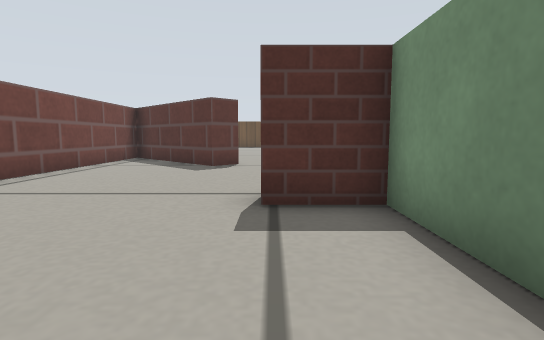
[1] (above)

20 first-person views from a walk through a world built for the Gazebo simulator. The camera is 0.18 m above the floor, tilts 6° down and sees 80° across. The floor is counted in squares, 0.2 m on a side. Each view is taken from the middle of a square. On the plan, view 1 faces up. The plan holds only what a view shows up to about 12 squares ahead; the rest is blank. Gazebo's built-in surfaces are drawn with simple patterns.

[2]
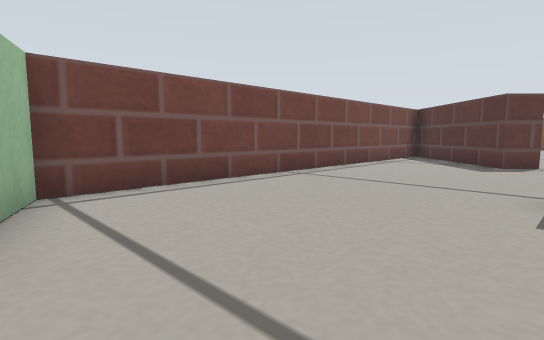

[3]
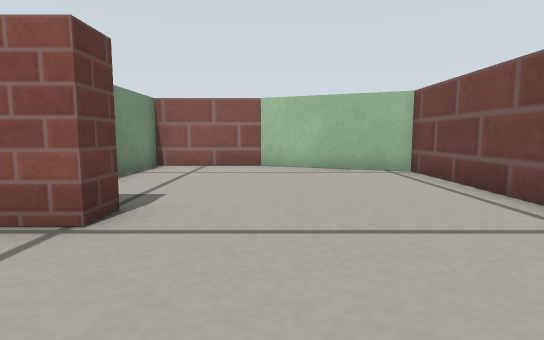

[4]
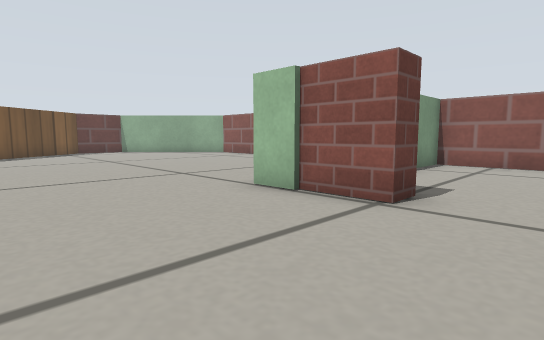

[5]
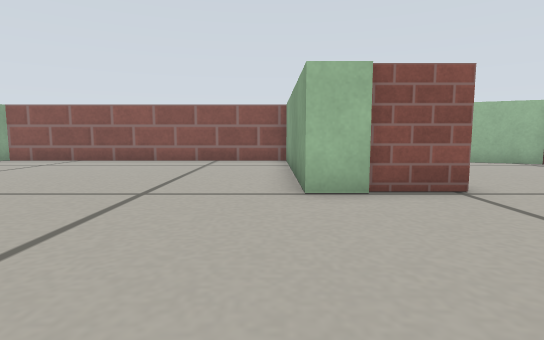

[6]
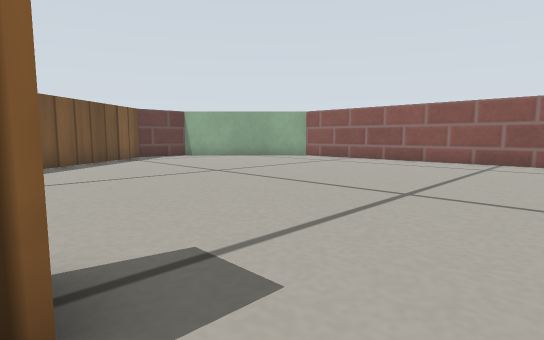

[7]
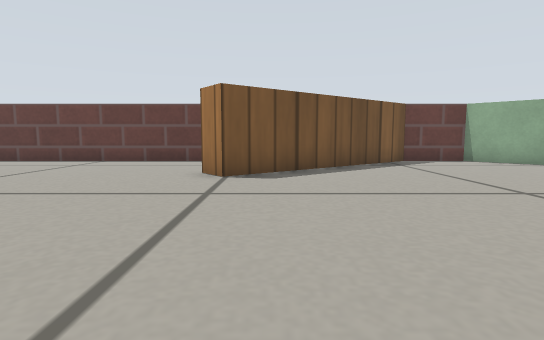

[8]
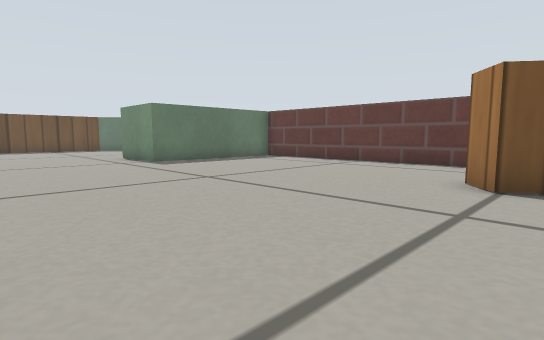

[9]
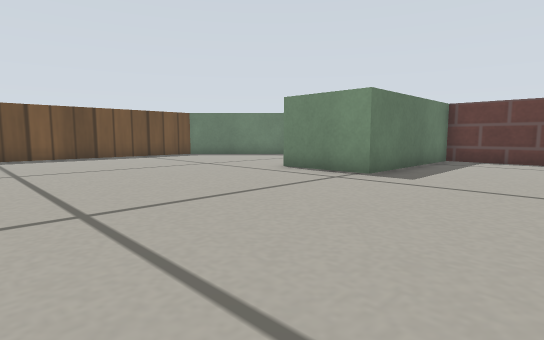

[10]
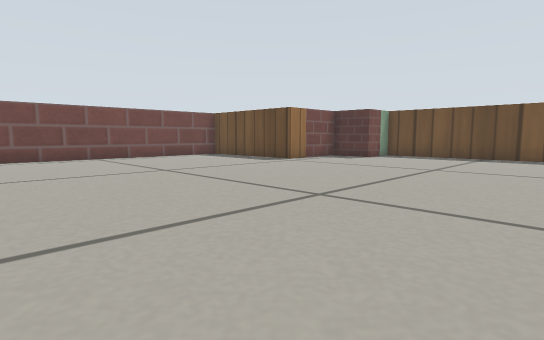

[11]
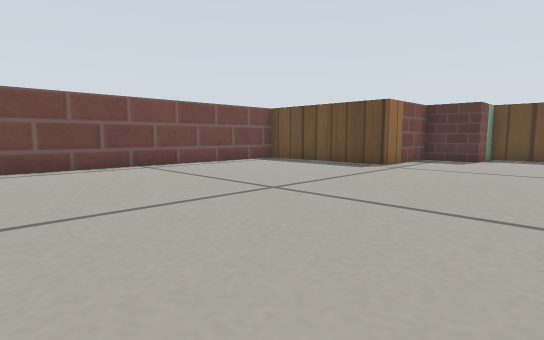

[12]
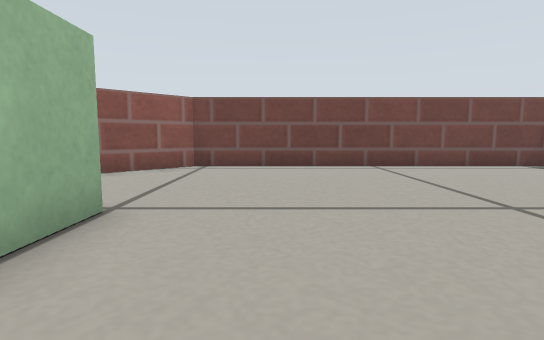

[13]
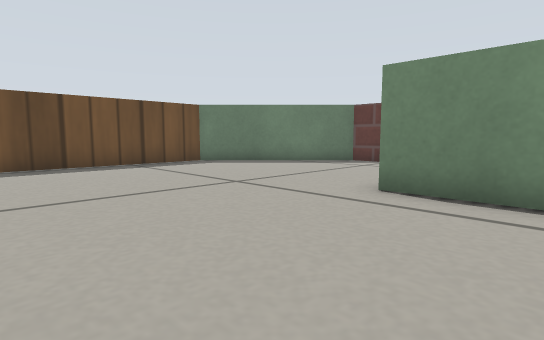

[14]
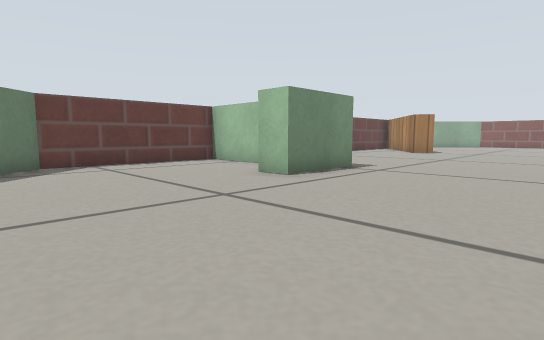

[15]
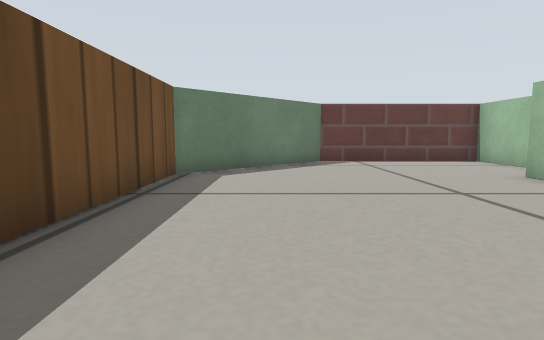

[16]
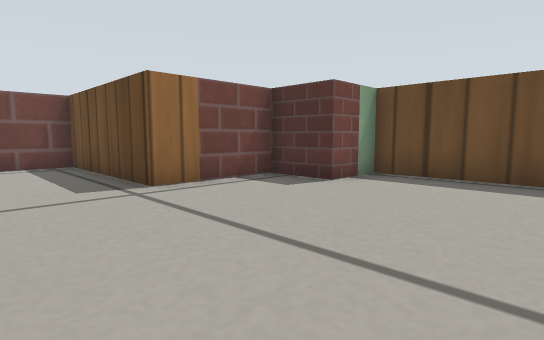

[17]
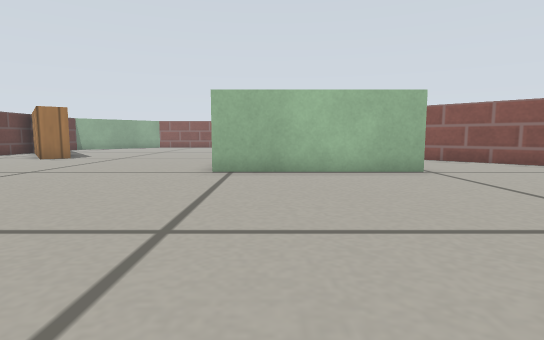

[18]
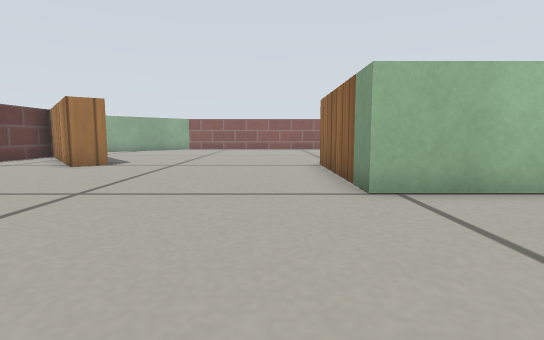

[19]
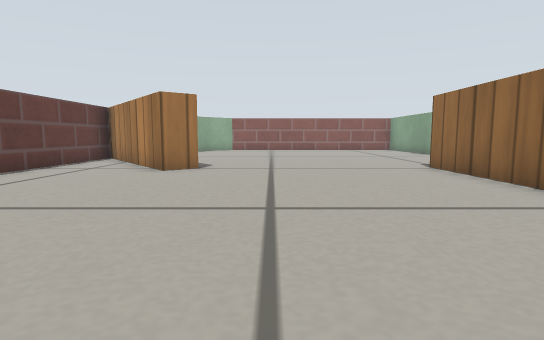

[20]
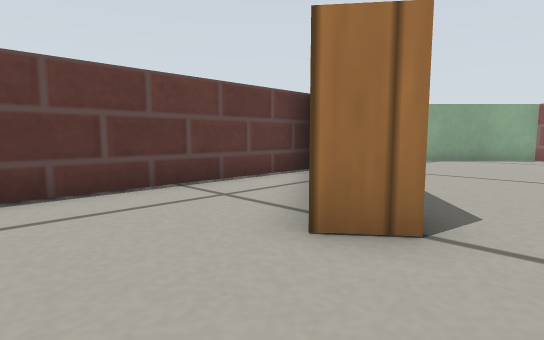

### Floor plan
Ten units are one square. View 1 is at (0, 0); x grows to the right and y downward. Boxes are objects, and circles mark ways between rooms. Rooms are numbered by the first view taken in them; rooms with no view inside come last. Other rooms are left out.
<svg viewBox="-60 -307 230 330">
<path fill="none" stroke="#000" d="M-55 -55 -55 2 -17 18 15 18 15 -41 -1 -41 -1 -49M1 -150 55 -150 55 -98M-10 -103 -18 -95 -44 -122M139 -207 165 -207 165 -263 125 -302 12 -302 12 -285 -5 -285 -5 -255 -55 -255 -55 -147 -16 -108M-1 -49 25 -49 25 12M-55 -121 -55 -55M165 -60 165 -197 110 -197 110 -225 120 -225M24 18 125 18 165 -22 165 -43 120 -101 128 -107 158 -68"/>
<circle cx="-30" cy="-45" r="3" fill="#2a7"/>
<text x="-20" y="-20">1</text>
<text x="60" y="-150">2</text>
</svg>
Room 1 opens to room 2.

Where each view was taken, in squares from view 1:
view 1: 0 up, 0 right, facing up
view 2: 1 down, 0 right, facing up-left
view 3: 8 up, 2 left, facing down
view 4: 9 up, 2 left, facing down-right
view 5: 10 up, 3 right, facing down
view 6: 10 up, 3 right, facing down-right
view 7: 9 up, 5 right, facing right
view 8: 9 up, 6 right, facing up-right
view 9: 16 up, 4 right, facing up-right
view 10: 16 up, 8 right, facing up-left
view 11: 16 up, 4 right, facing up-left
view 12: 17 up, 4 right, facing left
view 13: 20 up, 6 right, facing up-right
view 14: 28 up, 6 right, facing down-right
view 15: 28 up, 5 right, facing right
view 16: 23 up, 5 right, facing up-left
view 17: 23 up, 4 right, facing down
view 18: 20 up, 7 right, facing down
view 19: 19 up, 10 right, facing down
view 20: 13 up, 11 right, facing down-right
